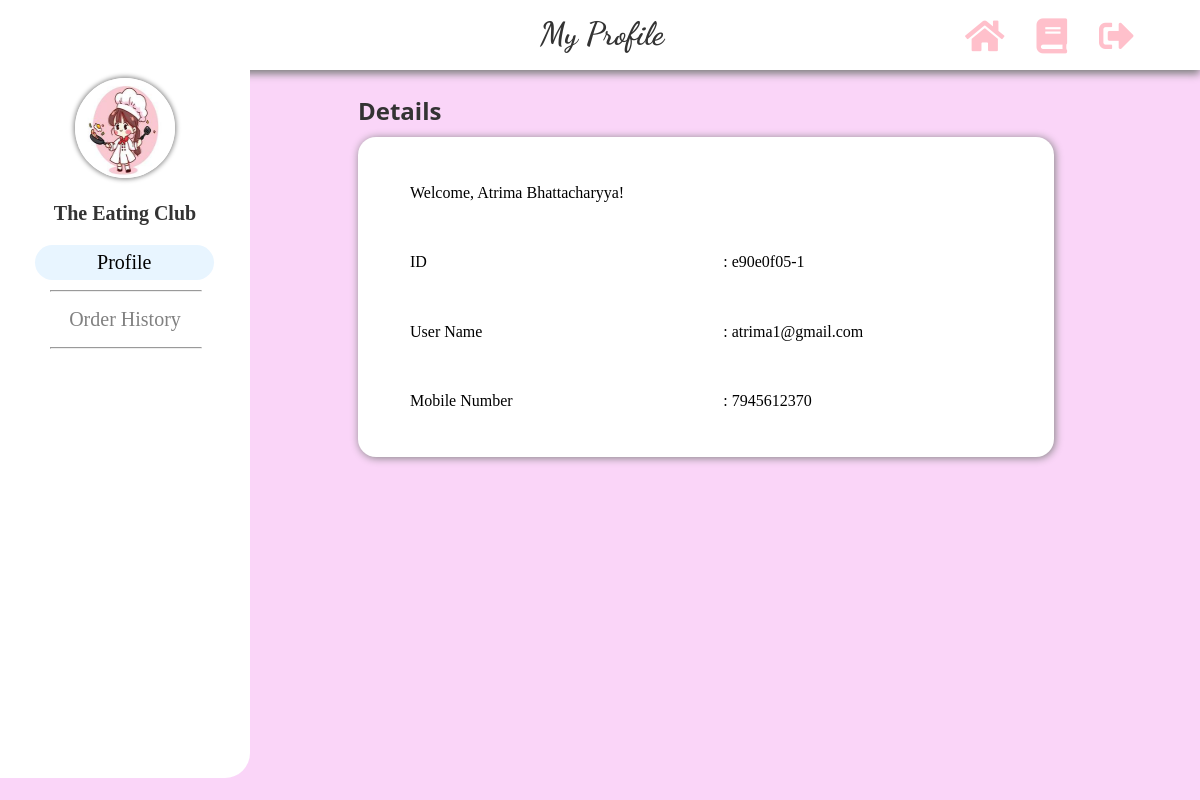
Page /myprofile.php (signed in) on the committed database.
### tables this page shows
CREATE TABLE `users` (
  `u_id` int(255) NOT NULL,
  `uni_id` varchar(10) NOT NULL,
  `username` varchar(255) NOT NULL,
  `name` varchar(255) NOT NULL,
  `mobnumber` bigint(50) NOT NULL,
  `password` varchar(255) NOT NULL
);

### myprofile.php (the view, shortened to what this page needs)
<?php
include 'server.php';
$user_id = $_SESSION['user_id'];
$sql = "SELECT * FROM users WHERE u_id = ?";
$stmt = $conn->prepare($sql);
$stmt->bind_param("i", $user_id);
$stmt->execute();
$result = $stmt->get_result();
$user = $result->fetch_assoc();
?>
<!DOCTYPE html>
<html lang="en">
<head>
    <link rel="stylesheet" href="r.css">
    <link rel="stylesheet" href="https://cdnjs.cloudflare.com/ajax/libs/font-awesome/5.12.1/css/all.min.css">
</head>
<body>
<div class="navbar-top">
    <div class="title">
        <h1>My Profile</h1>
    </div>
    <ul>
        <li><a href="swigy.html"><i class="fas fa-home" style="font-size:35px; color:pink;"></i></a></li>
        <li><a href="booktable.html"><i class="fas fa-book" style="font-size:35px; color:pink;"></i></a></li>
        <li><a href="index.html"><i class="fa fa-sign-out-alt" style="font-size:35px; color:pink;"></i></a></li>
    </ul>
</div>
<div class="sidenav">
    <div class="profile">
        <img src="logo.jpg" alt="" width="100" height="100">
        <div class="name">The Eating Club</div>
    </div>
    <div class="sidenav-url">
        <div class="url">
            <a href="myprofile.php"class="active">Profile</a>
            <hr align="center">
        </div>
        <div class="url">
            <a href="orders.php" >Order History</a>
            <hr align="center">
        </div>
    </div>
</div>
    <div class="main">
        <h2>Details</h2>
        <div class="card">
            <div class="card-body">
                <table>
                    <tbody>
                            <tr><td><p>Welcome, <?php echo htmlspecialchars($user['name']); ?>!</p></td></tr>
                            <tr><td><p>ID</td><td>:</td><td> <?php echo htmlspecialchars($user['uni_id']); ?></p></td></tr>
                            <tr><td><p>User Name</td><td>:</td><td> <?php echo htmlspecialchars($user['username']); ?></p></td></tr>
                            <tr><td><p>Mobile Number</td><td>:</td><td> <?php echo htmlspecialchars($user['mobnumber']); ?></p></td></tr>
                    </tbody>
                </table>
            </div>
        </div>
    </div>
</body>
</html>

### r.css (style rules this page uses)
* { margin: 0; padding: 0px; }
body { background-color: #fad5f8; font-family: 'Times New Roman', Times, serif; }
.navbar-top { background-color: #fff; color: #333; box-shadow: 0px 4px 8px 0px grey; height: 70px; }
.title { font-family: 'Dancing Script', cursive; padding-top: 15px; position: absolute; left: 45%; }
.navbar-top ul { float: right; list-style-type: none; margin: 0; padding: 18px 50px 0 40px; }
.navbar-top ul li { float: left; }
.navbar-top ul li a { color: #333; padding: 14px 16px; text-align: center; text-decoration: none; }
.sidenav { background-color: #fff; color: #333; border-bottom-right-radius: 25px; height: 86%; left: 0; overflow-x: hidden; padding-top: 20px; position: absolute; top: 70px; width: 250px; }
.profile { margin-bottom: 20px; margin-top: -12px; text-align: center; }
.profile img { border-radius: 50%; box-shadow: 0px 0px 5px 1px grey; }
.name { font-size: 20px; font-weight: bold; padding-top: 20px; }
.url, hr { text-align: center; }
.url hr { margin-left: 20%; width: 60%; }
.url a { color: #818181; display: block; font-size: 20px; margin: 10px 0; padding: 6px 8px; text-decoration: none; }
.url a:hover, .url .active { background-color: #e8f5ff; border-radius: 28px; color: #000; margin-left: 14%; width: 65%; }
.main { margin-top: 2%; margin-left: 29%; font-size: 28px; padding: 0 10px; width: 58%; }
.main h2 { color: #333; font-family: 'Segoe UI', Tahoma, Geneva, Verdana, sans-serif; font-size: 24px; margin-bottom: 10px; }
.main .card { background-color: #fff; border-radius: 18px; box-shadow: 1px 1px 8px 0 grey; height: 280px; margin-bottom: 20px; padding: 20px 0 20px 50px; }
.main .card table { border: none; font-size: 16px; height: 280px; width: 80%; }

### rows in the picture
users: name "Atrima Bhattacharyya", uni "e90e0f05-1", username "atrima1@gmail.com", mobnumber "7945612370"
